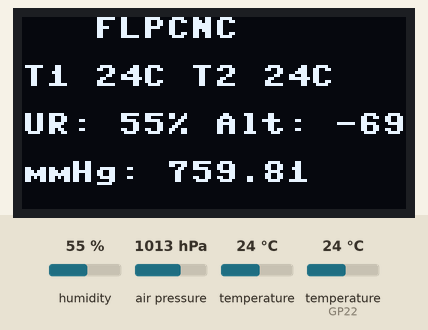
Simulated run of this program. Board: Raspberry Pi Pico running MicroPython. On the bench: 128×64 one-colour display. Inputs (shaded band) come from the test bench; at power-on: humidity 55 %, air pressure 1013 hPa, temperature 24 °C, temperature (sensor on GP22) 24 °C. The clock reads 2024-03-15 10:24:30 at power-on unless the program sets it; files the program writes start out absent; files that are not in the repository are absent; library files of the repository ran but are not shown: bmp280.py; what the program prints to the serial console is not drawn.

Above: at 0.6 s.

The program:

main.py
```python
# =============================================================================
# ESTAÇÃO AMBIENTAL - RASPBERRY PI PICO + MICROPYTHON
# =============================================================================
# Projeto: Monitor de condições ambientais com DHT11, BMP280 e Display OLED
# Autor: FLPCNC
# =============================================================================

from machine import Pin, I2C
import utime
import math
from config import *

# Importações condicionais baseadas na configuração
if USE_OLED:
    import ssd1306

if USE_DHT11:
    import dht

if USE_BMP280:
    from bmp280 import *

# =============================================================================
# INICIALIZAÇÃO DO HARDWARE
# =============================================================================

def init_hardware():
    """Inicializa os componentes de hardware baseado na configuração"""
    components = {}

    # Inicializar OLED
    if USE_OLED:
        try:
            i2c_oled = I2C(1, sda=Pin(OLED_SDA_PIN), scl=Pin(OLED_SCL_PIN), freq=OLED_I2C_FREQ)
            components['oled'] = ssd1306.SSD1306_I2C(OLED_WIDTH, OLED_HEIGHT, i2c_oled)
            print("✓ OLED inicializado")
        except Exception as e:
            print(f"✗ Erro ao inicializar OLED: {e}")
            components['oled'] = None

    # Inicializar DHT11
    if USE_DHT11:
        try:
            components['dht11'] = dht.DHT11(Pin(DHT11_PIN))
            print("✓ DHT11 inicializado")
        except Exception as e:
            print(f"✗ Erro ao inicializar DHT11: {e}")
            components['dht11'] = None

    # Inicializar BMP280
    if USE_BMP280:
        try:
            i2c_bmp = I2C(0, sda=Pin(BMP280_SDA_PIN), scl=Pin(BMP280_SCL_PIN), freq=BMP280_I2C_FREQ)
            components['bmp280'] = BMP280(i2c_bmp)

            # Configurar caso de uso
            if BMP280_USE_CASE == "INDOOR":
                components['bmp280'].use_case(BMP280_CASE_INDOOR)
            elif BMP280_USE_CASE == "HANDHELD":
                components['bmp280'].use_case(BMP280_CASE_HANDHELD_DYN)
            elif BMP280_USE_CASE == "WEATHER":
                components['bmp280'].use_case(BMP280_CASE_WEATHER)

            print("✓ BMP280 inicializado")
        except Exception as e:
            print(f"✗ Erro ao inicializar BMP280: {e}")
            components['bmp280'] = None

    return components

# =============================================================================
# FUNÇÕES DE LEITURA DOS SENSORES
# =============================================================================

def read_dht11(dht_sensor):
    """Lê dados do sensor DHT11"""
    if not dht_sensor:
        return None, None

    try:
        dht_sensor.measure()
        temperature = dht_sensor.temperature()
        humidity = dht_sensor.humidity()

        # Verifica se as leituras são válidas
        if isinstance(temperature, (int, float)) and isinstance(humidity, (int, float)):
            return int(temperature), int(humidity)
        else:
            return None, None
    except Exception as e:
        print(f"Erro ao ler DHT11: {e}")
        return None, None

def read_bmp280(bmp_sensor):
    """Lê dados do sensor BMP280 e calcula altitude"""
    if not bmp_sensor:
        return None, None, None

    try:
        pressure = bmp_sensor.pressure
        temperature = bmp_sensor.temperature

        # Converter pressão para mmHg
        p_mmHg = round(pressure / 133.322, PRESSURE_DECIMAL_PLACES)

        # Calcular pressão ao nível do mar baseada na altitude local
        sea_level_pressure = pressure / math.pow(1 - ALTITUDE_LOCAL / 44330.0, 5.255)

        # Calcular altitude baseada na pressão ao nível do mar
        altitude = int(44330.0 * (1 - math.pow(sea_level_pressure / 101325.0, 1/5.255)))

        return int(temperature), altitude, p_mmHg
    except Exception as e:
        print(f"Erro ao ler BMP280: {e}")
        return None, None, None

# =============================================================================
# FUNÇÕES DE SAÍDA
# =============================================================================

def display_on_oled(oled, data):
    """Exibe dados no display OLED"""
    if not oled or not USE_OLED:
        return

    try:
        oled.fill(0)
        oled.text(f"   {PROJECT_NAME}   ", 0, 0)

        # Linha 1: Temperaturas
        temp_line = ""
        if data['temp_dht11'] is not None:
            temp_line += f"T1 {data['temp_dht11']}C "
        if data['temp_bmp280'] is not None:
            temp_line += f"T2 {data['temp_bmp280']}C"
        oled.text(temp_line, 0, 16)

        # Linha 2: Umidade e Altitude
        env_line = ""
        if data['humidity'] is not None:
            env_line += f"UR: {data['humidity']}% "
        if data['altitude'] is not None:
            env_line += f"Alt: {data['altitude']}"
        oled.text(env_line, 0, 32)

        # Linha 3: Pressão
        if data['pressure_mmHg'] is not None:
            oled.text(f"mmHg: {data['pressure_mmHg']:.{PRESSURE_DECIMAL_PLACES}f}", 0, 48)

        oled.show()
    except Exception as e:
        print(f"Erro ao exibir no OLED: {e}")

def log_to_csv(data):
    """Salva dados no arquivo CSV"""
    if not USE_CSV_LOG:
        return

    try:
        # Criar cabeçalho se arquivo não existir
        try:
            with open(CSV_FILENAME, "r") as f:
                pass  # Arquivo existe
        except OSError:
            # Arquivo não existe, criar com cabeçalho
            with open(CSV_FILENAME, "w") as f:
                f.write(CSV_HEADER + "\n")

        # Adicionar dados
        timestamp = utime.localtime()
        csv_line = f"{timestamp},{data['temp_dht11']},{data['humidity']},{data['temp_bmp280']},{data['altitude']},{data['pressure_mmHg']:.{PRESSURE_DECIMAL_PLACES}f}"

        with open(CSV_FILENAME, "a") as f:
            f.write(csv_line + "\n")

    except Exception as e:
        print(f"Erro ao salvar CSV: {e}")

def print_to_console(data):
    """Imprime dados no console"""
    if not USE_CONSOLE:
        return

    output_parts = []

    if data['temp_dht11'] is not None:
        output_parts.append(f"Temp DHT11: {data['temp_dht11']}°C")

    if data['humidity'] is not None:
        output_parts.append(f"Umidade: {data['humidity']}%")

    if data['temp_bmp280'] is not None:
        output_parts.append(f"Temp BMP280: {data['temp_bmp280']}°C")

    if data['altitude'] is not None:
        output_parts.append(f"Altitude: {data['altitude']}m")

    if data['pressure_mmHg'] is not None:
        output_parts.append(f"Pressão: {data['pressure_mmHg']:.{PRESSURE_DECIMAL_PLACES}f} mmHg")

    if output_parts:
        print(" | ".join(output_parts))

# =============================================================================
# FUNÇÃO PRINCIPAL
# =============================================================================

def main():
    """Função principal do programa"""
    print("=" * 50)
    print(f"🌡️  ESTAÇÃO AMBIENTAL - {PROJECT_NAME}")
    print("=" * 50)
    print(f"DHT11: {'✓' if USE_DHT11 else '✗'}")
    print(f"BMP280: {'✓' if USE_BMP280 else '✗'}")
    print(f"OLED: {'✓' if USE_OLED else '✗'}")
    print(f"CSV Log: {'✓' if USE_CSV_LOG else '✗'}")
    print(f"Intervalo: {READING_INTERVAL}s")
    print("=" * 50)

    # Inicializar hardware
    components = init_hardware()

    print("🚀 Iniciando monitoramento...")
    print("-" * 50)

    # Loop principal
    while True:
        try:
            # Estrutura de dados
            data = {
                'temp_dht11': None,
                'humidity': None,
                'temp_bmp280': None,
                'altitude': None,
                'pressure_mmHg': None
            }

            # Ler sensores
            if USE_DHT11 and components.get('dht11'):
                data['temp_dht11'], data['humidity'] = read_dht11(components['dht11'])

            if USE_BMP280 and components.get('bmp280'):
                data['temp_bmp280'], data['altitude'], data['pressure_mmHg'] = read_bmp280(components['bmp280'])

            # Saídas
            display_on_oled(components.get('oled'), data)
            log_to_csv(data)
            print_to_console(data)

            # Aguardar próxima leitura
            utime.sleep(READING_INTERVAL)

        except KeyboardInterrupt:
            print("\n🛑 Monitoramento interrompido pelo usuário")
            break
        except Exception as e:
            print(f"❌ Erro no loop principal: {e}")
            utime.sleep(5)  # Aguardar antes de tentar novamente

# =============================================================================
# EXECUÇÃO
# =============================================================================

if __name__ == "__main__":
    main()
```

config.py
```python
# =============================================================================
# CONFIGURAÇÕES DA ESTAÇÃO AMBIENTAL - RASPBERRY PI PICO
# =============================================================================

# --------------------------------------------------------------------------
# SENSORES HABILITADOS (True/False)
# --------------------------------------------------------------------------
USE_DHT11 = True        # Sensor de temperatura e umidade DHT11
USE_BMP280 = True       # Sensor de pressão e temperatura BMP280
USE_FLOWMETER = False   # Sensor de fluxo YF-S201 (ainda não implementado)

# --------------------------------------------------------------------------
# SAÍDAS HABILITADAS (True/False)
# --------------------------------------------------------------------------
USE_OLED = True         # Display OLED para mostrar dados
USE_CSV_LOG = True      # Salvar dados em arquivo CSV
USE_CONSOLE = True      # Imprimir dados no console/serial

# --------------------------------------------------------------------------
# CONFIGURAÇÕES DE TIMING
# --------------------------------------------------------------------------
READING_INTERVAL = 15   # Intervalo entre leituras (em segundos)

# --------------------------------------------------------------------------
# CONFIGURAÇÕES DE HARDWARE - PINAGEM
# --------------------------------------------------------------------------
# DHT11
DHT11_PIN = 22

# BMP280 (I2C)
BMP280_SDA_PIN = 0
BMP280_SCL_PIN = 1
BMP280_I2C_FREQ = 20000

# OLED (I2C)
OLED_SDA_PIN = 2
OLED_SCL_PIN = 3
OLED_I2C_FREQ = 40000
OLED_WIDTH = 128
OLED_HEIGHT = 64

# YF-S201 (para implementação futura)
FLOWMETER_PIN = 2

# --------------------------------------------------------------------------
# CONFIGURAÇÕES ESPECÍFICAS
# --------------------------------------------------------------------------
# Localização para cálculo de altitude (pressão ao nível do mar)
ALTITUDE_LOCAL = 689.0  # Altitude média de São Carlos, SP (em metros)

# Nome do projeto (exibido no OLED)
PROJECT_NAME = "FLPCNC"

# Nome do arquivo CSV
CSV_FILENAME = "data.csv"

# Cabeçalho do CSV (criado automaticamente se não existir)
CSV_HEADER = "timestamp,temp_dht11,humidity_dht11,temp_bmp280,altitude,pressure_mmHg"

# --------------------------------------------------------------------------
# CONFIGURAÇÕES AVANÇADAS
# --------------------------------------------------------------------------
# Caso de uso do BMP280 (ver biblioteca bmp280.py)
BMP280_USE_CASE = "INDOOR"  # Opções: INDOOR, HANDHELD, WEATHER, etc.

# Precisão de casas decimais para pressão
PRESSURE_DECIMAL_PLACES = 2
```
